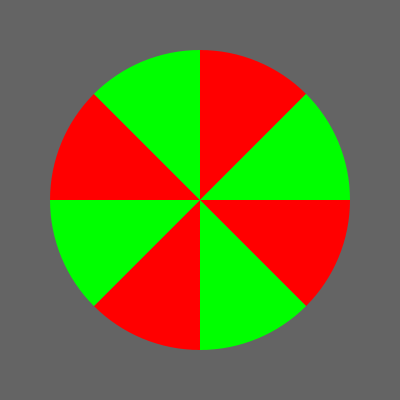
Frame 1 (no input)
Frame 60 (the mouse pressed at the canvas centre just before this capture): identical to frame 1, image omitted
Frame 120 (the mouse held since frame 60 and released just before this capture): identical to frame 1, image omitted

The Processing sketch that drew this single still picture (run headless with seeded random() and noise(); from frame 60 on, the mouse is pressed at the canvas centre):

// Processing sketch: colorIllusionRotate
// ── colorIllusionRotate.pde
boolean rotating = false;
boolean dissapear = false;
float a = 0;

void setup() {
  size(400, 400);
}

void draw() {
  background(100);
  translate(200, 200);
  rotate(a);
  if (rotating) {
    a += PI/4;
  }
  fill(255, 0, 0);
  noStroke();
  arc(0, 0, 300, 300, 0, PI/4);
  arc(0, 0, 300, 300, PI/2, 3*PI/4);
  arc(0, 0, 300, 300, PI, 5*PI/4);
  arc(0, 0, 300, 300, 3*PI/2, 7*PI/4);
  if (dissapear) {
    fill(0, 255, 255);
  } else {
    fill(0, 255, 0);
  }
  arc(0, 0, 300, 300, PI/4, PI/2);
  arc(0, 0, 300, 300, 3*PI/4, PI);
  arc(0, 0, 300, 300, 5*PI/4, 3*PI/2);
  arc(0, 0, 300, 300, 7*PI/4, TWO_PI);
}

void mousePressed() {
  if (mouseButton == LEFT) {//inicia rotacion
    rotating = !rotating;
  } else if (mouseButton == RIGHT) {//cambia el color
    dissapear = !dissapear;
  }
}
